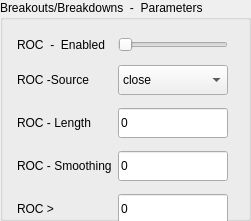
            <widget class="QGroupBox" name="grpBox_BO_parametersIndi">
             <property name="geometry">
              <rect>
               <x>820</x>
               <y>40</y>
               <width>251</width>
               <height>221</height>
              </rect>
             </property>
             <property name="styleSheet">
              <string notr="true"/>
             </property>
             <property name="title">
              <string>Breakouts/Breakdowns  -  Parameters</string>
             </property>
             <widget class="QWidget" name="layoutWidget_28">
              <property name="geometry">
               <rect>
                <x>17</x>
                <y>30</y>
                <width>320</width>
                <height>206</height>
               </rect>
              </property>
              <layout class="QGridLayout" name="gridLayout_57">
               <item row="2" column="2">
                <spacer name="horizontalSpacer_37">
                 <property name="orientation">
                  <enum>Qt::Horizontal</enum>
                 </property>
                 <property name="sizeHint" stdset="0">
                  <size>
                   <width>40</width>
                   <height>20</height>
                  </size>
                 </property>
                </spacer>
               </item>
               <item row="1" column="0">
                <widget class="QLabel" name="lblSELL_IndicatorEnabled_10">
                 <property name="styleSheet">
                  <string notr="true"/>
                 </property>
                 <property name="text">
                  <string>ROC  -  Enabled</string>
                 </property>
                </widget>
               </item>
               <item row="1" column="1">
                <widget class="QSlider" name="hSlider_SELL_IndicatorEnabled_32">
                 <property name="styleSheet">
                  <string notr="true"/>
                 </property>
                 <property name="maximum">
                  <number>5</number>
                 </property>
                 <property name="orientation">
                  <enum>Qt::Horizontal</enum>
                 </property>
                </widget>
               </item>
               <item row="2" column="0">
                <widget class="QLabel" name="lblRocAppliedPrice_9">
                 <property name="styleSheet">
                  <string notr="true"/>
                 </property>
                 <property name="text">
                  <string>ROC -Source</string>
                 </property>
                </widget>
               </item>
               <item row="5" column="1">
                <widget class="QLineEdit" name="txtRocRBuyIncreasePercentage_9">
                 <property name="minimumSize">
                  <size>
                   <width>0</width>
                   <height>30</height>
                  </size>
                 </property>
                 <property name="styleSheet">
                  <string notr="true"/>
                 </property>
                 <property name="text">
                  <string>0</string>
                 </property>
                </widget>
               </item>
               <item row="5" column="0">
                <widget class="QLabel" name="lblRocRBuyIncreasePercentage_9">
                 <property name="styleSheet">
                  <string notr="true"/>
                 </property>
                 <property name="text">
                  <string>ROC &gt;</string>
                 </property>
                </widget>
               </item>
               <item row="3" column="1">
                <widget class="QLineEdit" name="txtRocPeriodR_9">
                 <property name="minimumSize">
                  <size>
                   <width>0</width>
                   <height>30</height>
                  </size>
                 </property>
                 <property name="cursor">
                  <cursorShape>IBeamCursor</cursorShape>
                 </property>
                 <property name="styleSheet">
                  <string notr="true"/>
                 </property>
                 <property name="text">
                  <string>0</string>
                 </property>
                </widget>
               </item>
               <item row="2" column="1">
                <widget class="QComboBox" name="drpRocAppliedPriceR_9">
                 <property name="sizePolicy">
                  <sizepolicy hsizetype="Preferred" vsizetype="Fixed">
                   <horstretch>0</horstretch>
                   <verstretch>0</verstretch>
                  </sizepolicy>
                 </property>
                 <property name="minimumSize">
                  <size>
                   <width>0</width>
                   <height>30</height>
                  </size>
                 </property>
                 <property name="styleSheet">
                  <string notr="true"/>
                 </property>
                 <item>
                  <property name="text">
                   <string>close</string>
                  </property>
                 </item>
                 <item>
                  <property name="text">
                   <string>open</string>
                  </property>
                 </item>
                 <item>
                  <property name="text">
                   <string>high</string>
                  </property>
                 </item>
                 <item>
                  <property name="text">
                   <string>low</string>
                  </property>
                 </item>
                 <item>
                  <property name="text">
                   <string>HL2</string>
                  </property>
                 </item>
                 <item>
                  <property name="text">
                   <string>HLC3</string>
                  </property>
                 </item>
                 <item>
                  <property name="text">
                   <string>OHLC</string>
                  </property>
                 </item>
                </widget>
               </item>
               <item row="3" column="0">
                <widget class="QLabel" name="lblRocPeriodR_9">
                 <property name="styleSheet">
                  <string notr="true"/>
                 </property>
                 <property name="text">
                  <string>ROC - Length</string>
                 </property>
                </widget>
               </item>
               <item row="4" column="0">
                <widget class="QLabel" name="lblRocSmoothingR_9">
                 <property name="styleSheet">
                  <string notr="true"/>
                 </property>
                 <property name="text">
                  <string>ROC - Smoothing</string>
                 </property>
                </widget>
               </item>
               <item row="4" column="1">
                <widget class="QLineEdit" name="txtRocSmoothingR_9">
                 <property name="minimumSize">
                  <size>
                   <width>0</width>
                   <height>30</height>
                  </size>
                 </property>
                 <property name="styleSheet">
                  <string notr="true"/>
                 </property>
                 <property name="text">
                  <string>0</string>
                 </property>
                </widget>
               </item>
              </layout>
             </widget>
            </widget>
